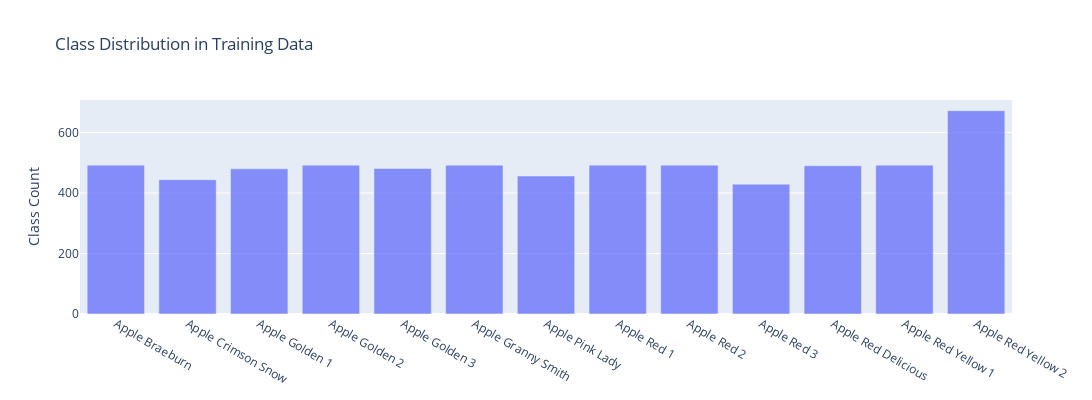

Source (notebook cell):
### Code cell
x1, y1 = create_stack_bar_data('classes', training_data)
x1 = list(train_generator.class_indices.keys())

trace1 = go.Bar(x=x1, y=y1, opacity=0.75, name="Class Count")
layout = dict(height=400, width=1200, title='Class Distribution in Training Data', legend=dict(orientation="h"), 
                yaxis = dict(title = 'Class Count'))
fig = go.Figure(data=[trace1], layout=layout);
iplot(fig);

### Figure 1 — Plotly figure (JSON) as saved in the notebook; plotly's stock layout.template omitted (floating-point values rounded to 4 significant figures)
{"data": [{"opacity": 0.75, "x": ["Apple Braeburn", "Apple Crimson Snow", "Apple Golden 1", "Apple Golden 2", "Apple Golden 3", "Apple Granny Smith", "Apple Pink Lady", "Apple Red 1", "Apple Red 2", "Apple Red 3", "Apple Red Delicious", "Apple Red Yellow 1", "Apple Red Yellow 2"], "type": "bar", "name": "Class Count", "y": [492, 444, 480, 492, 481, 492, 456, 492, 492, 429, 490, 492, 672]}], "layout": {"title": {"text": "Class Distribution in Training Data"}, "yaxis": {"title": {"text": "Class Count"}}, "height": 400, "width": 1200, "legend": {"orientation": "h"}}}
